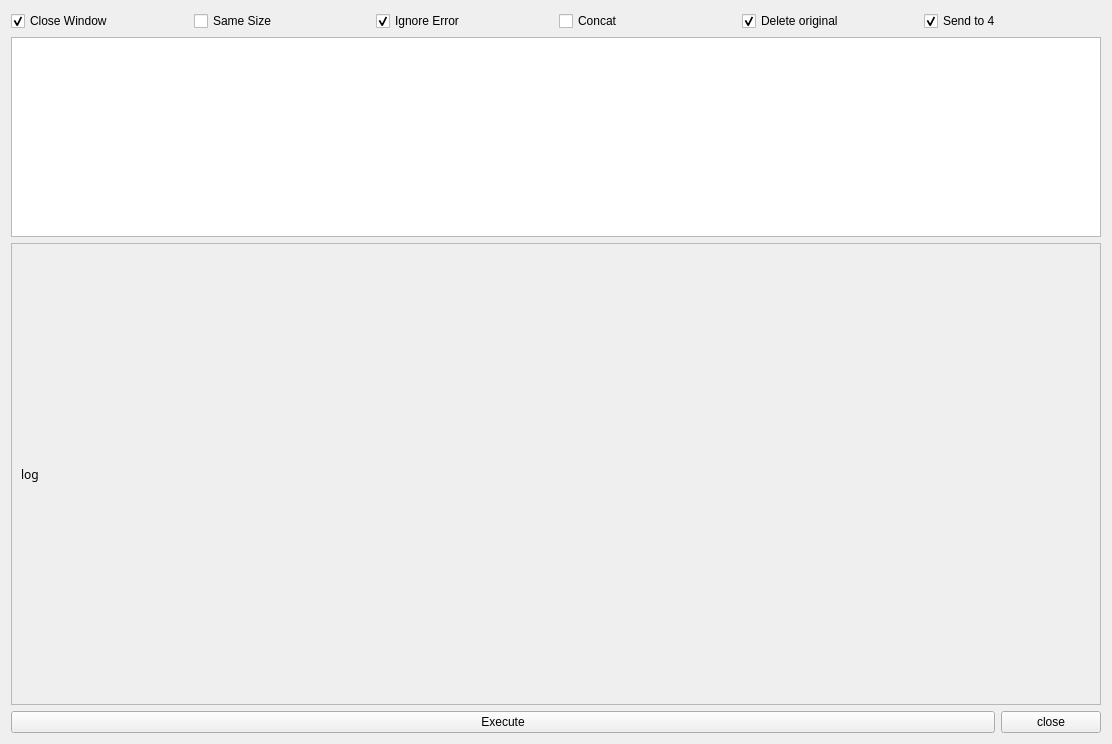
<?xml version="1.0" encoding="UTF-8"?>
<ui version="4.0">
 <class>Form</class>
 <widget class="QWidget" name="Form">
  <property name="geometry">
   <rect>
    <x>0</x>
    <y>0</y>
    <width>1112</width>
    <height>744</height>
   </rect>
  </property>
  <property name="windowTitle">
   <string>Process Video</string>
  </property>
  <property name="windowIcon">
   <iconset>
    <normaloff>../choicevideos/images/icon.png</normaloff>../choicevideos/images/icon.png</iconset>
  </property>
  <layout class="QVBoxLayout" name="verticalLayout">
   <item>
    <layout class="QHBoxLayout" name="horizontalLayout">
     <item>
      <widget class="QCheckBox" name="closeSystem">
       <property name="text">
        <string>Close Window</string>
       </property>
       <property name="checked">
        <bool>true</bool>
       </property>
      </widget>
     </item>
     <item>
      <widget class="QCheckBox" name="sameSize">
       <property name="text">
        <string>Same Size</string>
       </property>
       <property name="checked">
        <bool>false</bool>
       </property>
      </widget>
     </item>
     <item>
      <widget class="QCheckBox" name="IgnoreError">
       <property name="text">
        <string>Ignore Error</string>
       </property>
       <property name="checked">
        <bool>true</bool>
       </property>
      </widget>
     </item>
     <item>
      <widget class="QCheckBox" name="concatTemps">
       <property name="text">
        <string>Concat</string>
       </property>
      </widget>
     </item>
     <item>
      <widget class="QCheckBox" name="removeOriginal">
       <property name="text">
        <string>Delete original</string>
       </property>
       <property name="checked">
        <bool>true</bool>
       </property>
      </widget>
     </item>
     <item>
      <widget class="QCheckBox" name="sendTo4">
       <property name="text">
        <string>Send to 4</string>
       </property>
       <property name="checked">
        <bool>true</bool>
       </property>
      </widget>
     </item>
    </layout>
   </item>
   <item>
    <widget class="QPlainTextEdit" name="textAreaCommand">
     <property name="maximumSize">
      <size>
       <width>16777215</width>
       <height>200</height>
      </size>
     </property>
    </widget>
   </item>
   <item>
    <widget class="QScrollArea" name="scrollArea">
     <property name="widgetResizable">
      <bool>true</bool>
     </property>
     <widget class="QWidget" name="scrollAreaWidgetContents">
      <property name="geometry">
       <rect>
        <x>0</x>
        <y>0</y>
        <width>1092</width>
        <height>454</height>
       </rect>
      </property>
      <layout class="QVBoxLayout" name="verticalLayout_2">
       <item>
        <widget class="QLabel" name="log">
         <property name="font">
          <font>
           <family>Ubuntu Mono</family>
          </font>
         </property>
         <property name="text">
          <string>log</string>
         </property>
         <property name="wordWrap">
          <bool>true</bool>
         </property>
        </widget>
       </item>
      </layout>
     </widget>
    </widget>
   </item>
   <item>
    <layout class="QHBoxLayout" name="botoes">
     <item>
      <widget class="QPushButton" name="execute">
       <property name="maximumSize">
        <size>
         <width>16777215</width>
         <height>30</height>
        </size>
       </property>
       <property name="text">
        <string>Execute</string>
       </property>
      </widget>
     </item>
     <item>
      <widget class="QPushButton" name="closeButton">
       <property name="maximumSize">
        <size>
         <width>100</width>
         <height>16777215</height>
        </size>
       </property>
       <property name="text">
        <string>close</string>
       </property>
      </widget>
     </item>
    </layout>
   </item>
  </layout>
 </widget>
 <resources/>
 <connections/>
</ui>
